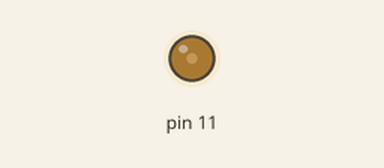
Recording of a sketch running on a simulated Arduino Uno, built with avr-gcc and run on an emulated ATmega328P. Parts: output pins drawn as LEDs (lit = HIGH).

Above: at 0.1 s.
Timing chart, 0 to 1.6 s (numbered marks = the images above):
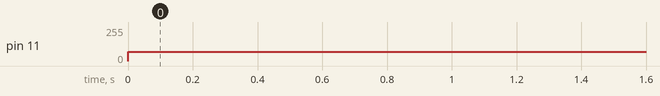

The sketch:

dacUsingAnalogwrite.ino
```cpp
uint8_t fvolt;
void setup() {
  // put your setup code here, to run once:
pinMode(11,OUTPUT);
}

void loop() {
  // put your main code here, to run repeatedly:
fvolt = ((1.38/5.0)*255);
/*
1.38 = Required Voltage at the output pin
5.00 = Max. readable voltage
255  = Largest 8 bit value (uint8_t)

After uploading the code check the Voltage at D11, we will get 1.38
*/
analogWrite(11,fvolt);
}
```

Measured:
- by itself, pin 11: 0/255 → 70/255 at 0.00 s
